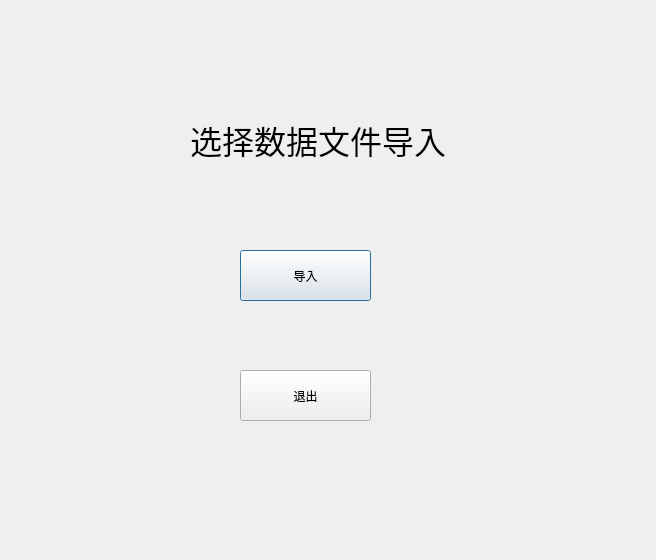
<?xml version="1.0" encoding="UTF-8"?>
<ui version="4.0">
 <class>InsertGroupBook</class>
 <widget class="QDialog" name="InsertGroupBook">
  <property name="geometry">
   <rect>
    <x>0</x>
    <y>0</y>
    <width>656</width>
    <height>560</height>
   </rect>
  </property>
  <property name="windowTitle">
   <string>Dialog</string>
  </property>
  <widget class="QLabel" name="label">
   <property name="geometry">
    <rect>
     <x>190</x>
     <y>90</y>
     <width>261</width>
     <height>101</height>
    </rect>
   </property>
   <property name="text">
    <string>&lt;html&gt;&lt;head/&gt;&lt;body&gt;&lt;p&gt;&lt;span style=&quot; font-size:24pt;&quot;&gt;选择数据文件导入&lt;/span&gt;&lt;/p&gt;&lt;/body&gt;&lt;/html&gt;</string>
   </property>
  </widget>
  <widget class="QPushButton" name="pushButton">
   <property name="geometry">
    <rect>
     <x>240</x>
     <y>250</y>
     <width>131</width>
     <height>51</height>
    </rect>
   </property>
   <property name="text">
    <string>导入</string>
   </property>
  </widget>
  <widget class="QPushButton" name="pushButton_2">
   <property name="geometry">
    <rect>
     <x>240</x>
     <y>370</y>
     <width>131</width>
     <height>51</height>
    </rect>
   </property>
   <property name="text">
    <string>退出</string>
   </property>
  </widget>
 </widget>
 <resources/>
 <connections/>
</ui>
